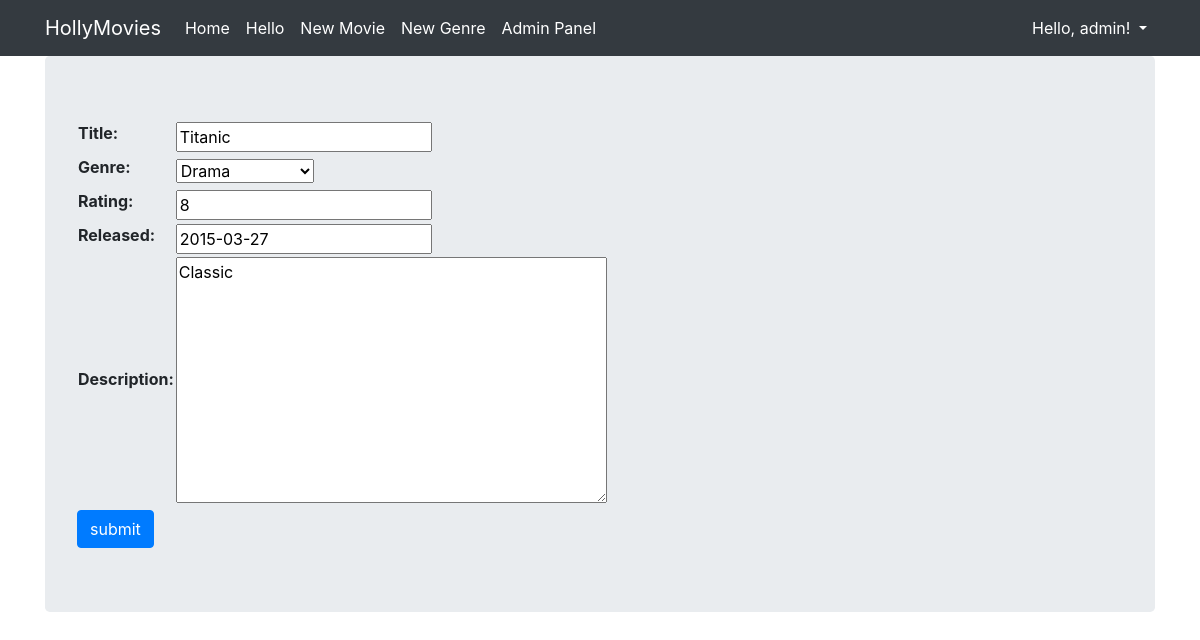
/movie/update/4 (signed in), run on the app's committed database.
### viewer/models.py (models this page shows, shortened)
class Movie(Model):
  title = CharField(max_length=128)
  genre = ForeignKey(Genre, on_delete=DO_NOTHING)
  rating = IntegerField()
  released = DateField()
  description = TextField()
  created = DateTimeField(auto_now_add=True)

### viewer/views.py (the view, shortened to what this page needs)
# urls.py: path('movie/update/<pk>', MovieUpdateView.as_view(), name='movie_update'),
class MovieUpdateView(LoginRequiredMixin, PermissionRequiredMixin, UpdateView, StaffRequiredMixin):
  template_name = 'viewer/form.html'
  model = Movie
  form_class = MovieForm
  success_url = reverse_lazy('movies')
  permission_required = 'viewer.change_movie'

### viewer/forms.py
class MovieForm(ModelForm):
    class Meta:
        model = Movie
        fields = "__all__"

### viewer/models.py (called while the page is built)
  def __str__(self):
    return self.name

### viewer/templates/viewer/form.html (shortened to what this page needs)
{% extends "viewer/base.html" %}
{% block content %}
<form method="post">
      <table>{{form}}</table>
      <input type="submit" value="submit" class="btn btn-primary">
</form>
{% endblock %}

### viewer/templates/viewer/base.html (shortened to what this page needs)
<!DOCTYPE html>
<html lang="en">
<head>
    <link rel="stylesheet" href="https://stackpath.bootstrapcdn.com/bootstrap/4.2.1/css/bootstrap.min.css">
</head>
<body>
<nav class="navbar navbar-expand-lg navbar-dark bg-dark">
    <div class="container fixed">
        <a class="navbar-brand" href="/">HollyMovies</a>
        <div class="collapse navbar-collapse" id="navbarNavAltMarkup">
          <div class="navbar-nav">
            <a class="nav-item nav-link active" href=" {% url 'movies' %}">
              Home
            </a>
            <a class="nav-item nav-link active" href="{% url 'hello' 'creepy' %}?s1=wonderful">
                Hello
            </a>
          <a class="nav-item nav-link active" href="{% url 'movie_create'  %}">
                New Movie
             </a>
              <a class="nav-item nav-link active" href="{% url 'new_genre'  %}">
                New Genre
             </a>
              <a class="nav-item nav-link active" href="/admin">
                Admin Panel
             </a>
          </div>
        </div>
        <div class="navbar-nav ml-auto">
          <div class="nav-item dropdown">
            {% if user.is_authenticated %}
              <a class="nav-link active dropdown-toggle" href="#" data-toggle="dropdown">
                {% if user.first_name %}Hello, {{ user.first_name }}!
                {% else %}Hello, {{ user.username }}!{% endif %}
              </a>
            {% endif %}
          </div>
          </div>
    </div>
</nav>
<div class="container">
  <div class="jumbotron">
    {% block content %}{% endblock %}
  </div>
</div>
</body>
</html>

### data on the page
Movie: title "Titanic", genre "Drama", rating "8", released "2015-03-27", description "Classic"

### other printed values
{{ user.username }} "admin"
